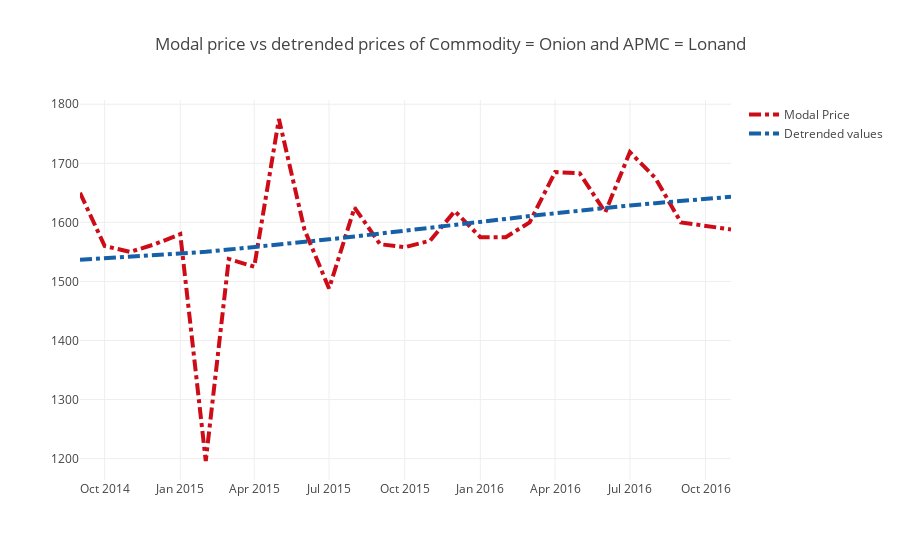

The notebook cell this image was saved under:
### Code cell
#Plotting modal price vs detrended prices of Commodity = Onion and APMC = Lonand 
trace0 = go.Scatter(
    x = temp.index,
    y = temp.modal_price,
    name = 'Modal Price',
    line = dict(
        color = ('rgb(205, 12, 24)'),
        width = 4,
        dash = 'dashdot')
)
trace1 = go.Scatter(
    x = temp.index,
    y = temp.trend,
    name = 'Detrended values',
    line = dict(
        color = ('rgb(22, 96, 167)'),
        width = 4,
        dash = 'dashdot')
)

data = [trace0, trace1]

layout = dict(title = 'Modal price vs detrended prices of Commodity = Onion and APMC = Lonand ',
              )

fig = dict(data=data, layout=layout)
iplot(fig, filename='styled-line')

### Figure 1 — Plotly figure (JSON) as saved in the notebook; plotly's stock layout.template omitted (floating-point values rounded to 4 significant figures)
{"data": [{"line": {"color": "rgb(205, 12, 24)", "dash": "dashdot", "width": 4}, "name": "Modal Price", "type": "scatter", "uid": "1f3a8fd6-fb13-43d2-8c64-f921edecbc04", "x": ["2014-09-01", "2014-10-01", "2014-11-01", "2014-12-01", "2015-01-01", "2015-02-01", "2015-03-01", "2015-04-01", "2015-05-01", "2015-06-01", "2015-07-01", "2015-08-01", "2015-09-01", "2015-10-01", "2015-11-01", "2015-12-01", "2016-01-01", "2016-02-01", "2016-03-01", "2016-04-01", "2016-05-01", "2016-06-01", "2016-07-01", "2016-08-01", "2016-09-01", "2016-10-01", "2016-11-01"], "y": [1650, 1560, 1550, 1563, 1580, 1196, 1538, 1525, 1775, 1588, 1488, 1625, 1563, 1558, 1569, 1619, 1575, 1575, 1600, 1685, 1683, 1617, 1719, 1675, 1600, 1594, 1588]}, {"line": {"color": "rgb(22, 96, 167)", "dash": "dashdot", "width": 4}, "name": "Detrended values", "type": "scatter", "uid": "2d215ca8-2e97-43fb-84c0-81838c84ac18", "x": ["2014-09-01", "2014-10-01", "2014-11-01", "2014-12-01", "2015-01-01", "2015-02-01", "2015-03-01", "2015-04-01", "2015-05-01", "2015-06-01", "2015-07-01", "2015-08-01", "2015-09-01", "2015-10-01", "2015-11-01", "2015-12-01", "2016-01-01", "2016-02-01", "2016-03-01", "2016-04-01", "2016-05-01", "2016-06-01", "2016-07-01", "2016-08-01", "2016-09-01", "2016-10-01", "2016-11-01"], "y": [1537.0, 1539.0, 1542.0, 1544.0, 1547.0, 1550.0, 1554.0, 1558.0, 1562.0, 1567.0, 1571.0, 1576.0, 1581.0, 1586.0, 1591.0, 1596.0, 1601.0, 1606.0, 1611.0, 1616.0, 1620.0, 1625.0, 1629.0, 1632.0, 1636.0, 1640.0, 1643.0]}], "layout": {"title": "Modal price vs detrended prices of Commodity = Onion and APMC = Lonand "}}
